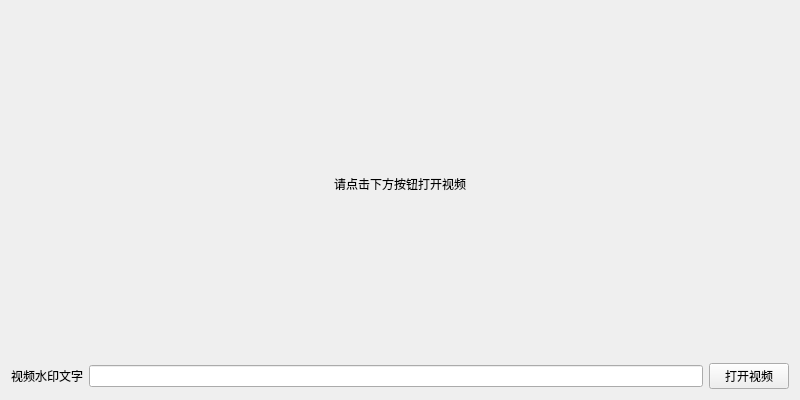
<?xml version="1.0" encoding="UTF-8"?>
<ui version="4.0">
    <class>PlayVideo</class>
    <widget class="QWidget" name="PlayVideo">
        <property name="geometry">
            <rect>
                <x>0</x>
                <y>0</y>
                <width>800</width>
                <height>400</height>
            </rect>
        </property>
        <property name="windowTitle">
            <string>视频播放</string>
        </property>
        <property name="styleSheet">
            <string notr="true"/>
        </property>
        <layout class="QGridLayout" name="gridLayout">
            <item row="0" column="0" colspan="3">
                <widget class="QLabel" name="videoLabel">
                    <property name="styleSheet">
                        <string notr="true"/>
                    </property>
                    <property name="text">
                        <string>请点击下方按钮打开视频</string>
                    </property>
                    <property name="alignment">
                        <set>Qt::AlignCenter</set>
                    </property>
                </widget>
            </item>
            <item row="1" column="0">
                <widget class="QLabel" name="label">
                    <property name="text">
                        <string>视频水印文字</string>
                    </property>
                    <property name="alignment">
                        <set>Qt::AlignCenter</set>
                    </property>
                </widget>
            </item>
            <item row="1" column="1">
                <widget class="QLineEdit" name="lineEdit">
                    <property name="text">
                        <string/>
                    </property>
                </widget>
            </item>
            <item row="1" column="2">
                <widget class="QPushButton" name="openVideoButton">
                    <property name="text">
                        <string>打开视频</string>
                    </property>
                </widget>
            </item>
        </layout>
    </widget>
    <resources/>
    <connections/>
</ui>
